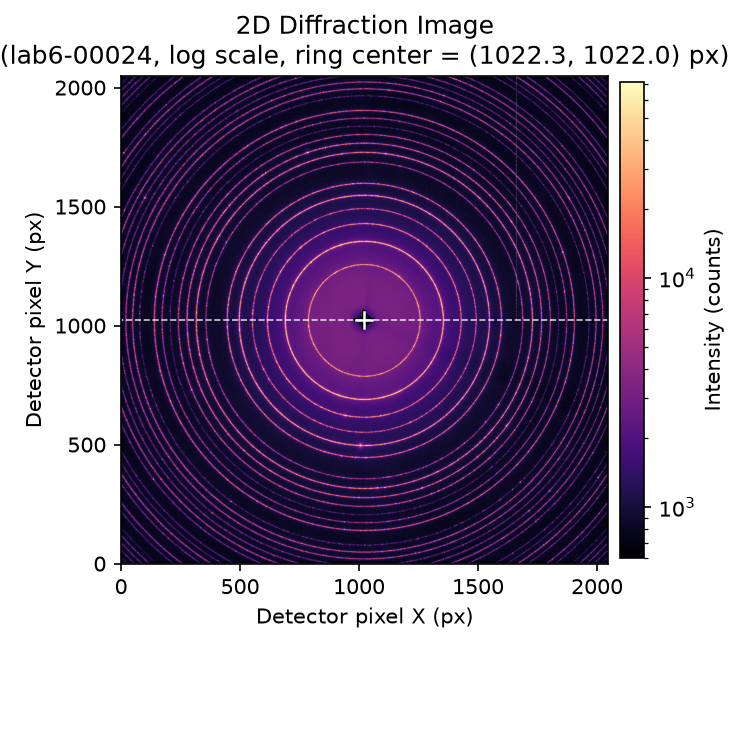
#> input picture showcase/lab6/diffraction_image.png, 750 x 750 px
$ python -i hot_pixels.py   (imports and definitions only)
#> lines starting #> are read from the running program, lines starting #| are printed output that depends on the picture; after the words box and inside, x2 and y2 are one past the last pixel; in counts of white or black regions, pixels touching at a corner belong together
"""固定坏点/坏点团的检测与掩膜（2026-10-23）。

LMFP 数据里发现**探测器固定的亮斑团**（同一像素在两帧里逐位相同，
峰值可达 ~1.2M counts），它在方位角平均后会在 1D 谱上制造假峰
（2.8–2.9° 那簇"算不出来"的强峰就是这么来的，见
`detector-hot-pixels-lmfp-2026-10-23`）。

做法：用局部中值找"孤立的小亮团"，只把这类像素替换成局部中值，
**不碰大面积的真实衍射环**（真实环在 15×15 窗口里面积很大）。

判据（针对当前 2048²、环计数 ~10³ 的面板；换探测器/增益时要调）：

- 局部中值窗口 15×15；
- 像素 > 8 × 局部中值；
- 连通域面积 ≤ 300 px（真实环是长弧，面积远大于此）；
- 连通域峰值 ≥ 20 000 counts（避免把弱峰/噪声当坏点）。

注意 LaB6 标样不能套默认阈值：它的"亮斑"是真实衍射斑点，会被
同一判据选中（实测 3885 个团/5.7 万 px，标样拟合会被毁掉）。
标样要么不掩，要么只共享"探测器固定坏点坐标表"。
"""
import numpy as np
from scipy import ndimage

DEFAULT_WINDOW = 15
DEFAULT_RATIO = 8.0
DEFAULT_MAX_AREA = 300
DEFAULT_MIN_PEAK = 20000.0
DEFAULT_DOWNSAMPLE = 2


def _local_median(img, window, downsample):
    """局部中值（downsample ≥2 时先在 2×2 均值图上算，再放大）。

    2048² 上直接 15×15 中值约 10 s；2×2 降采样后约 2.4 s，坏点团
    （≥6×6 px）依然能被识别。
    """
    d = int(downsample)
    if d < 2:
        return ndimage.median_filter(img, size=int(window))
    h, w = img.shape
    h2, w2 = h // d, w // d
    small = img[:h2 * d, :w2 * d].reshape(h2, d, w2, d).mean(axis=(1, 3))
    med_small = ndimage.median_filter(small, size=int(window))
    med = np.repeat(np.repeat(med_small, d, axis=0), d, axis=1)
    full = np.empty_like(img)
    full[:h2 * d, :w2 * d] = med
    full[h2 * d:, :] = med[-1:, :]
    full[:, w2 * d:] = med[:, -1:]
    return full


def mask_hot_pixels(image, *, window=DEFAULT_WINDOW, ratio=DEFAULT_RATIO,
                    max_area=DEFAULT_MAX_AREA, min_peak=DEFAULT_MIN_PEAK,
                    downsample=DEFAULT_DOWNSAMPLE):
    """检测孤立亮团并替换为局部中值。

    参数：
        image     2D 强度数组（同 `load_diffraction_image` 的返回）
        window    局部中值窗口（奇数，像素）
        ratio     判定"亮"的倍数（相对局部中值）
        max_area  连通域面积上限（px）；比它大的视为真实环/亮区，不动
        min_peak  连通域峰值下限（counts）
        downsample 局部中值的降采样倍数（2 = 先 2×2 均值再 15×15 中值；
                   1 = 全分辨率中值，慢约 4 倍）

    返回：
        (cleaned, mask, info)
        cleaned   坏点替换成局部中值后的图像（copy）
        mask      bool 数组，True = 被替换的像素
        info      dict：候选连通域数、掩掉的连通域数、掩掉像素数
    """
    img = np.asarray(image, dtype=float)
    if img.ndim != 2:
        raise ValueError("mask_hot_pixels 需要 2D 图像")
    med = _local_median(img, window, downsample)
    cand = img > float(ratio) * np.maximum(med, 1.0)
    labels, n = ndimage.label(cand, structure=np.ones((3, 3)))
    mask = np.zeros(img.shape, dtype=bool)
    kept = 0
    for i, sl in enumerate(ndimage.find_objects(labels), start=1):
        if sl is None:
            continue
        sel = labels[sl] == i
        area = int(sel.sum())
        if area > int(max_area):
            continue
        if float(img[sl][sel].max()) < float(min_peak):
            continue
        mask[sl] |= sel
        kept += 1
    cleaned = img.copy()
    cleaned[mask] = med[mask]
    info = {"candidates": int(n), "masked_components": kept,
            "masked_pixels": int(mask.sum())}
    return cleaned, mask, info

>>> import cv2
>>> picture = cv2.imread('../../../showcase/lab6/diffraction_image.png', cv2.IMREAD_GRAYSCALE)
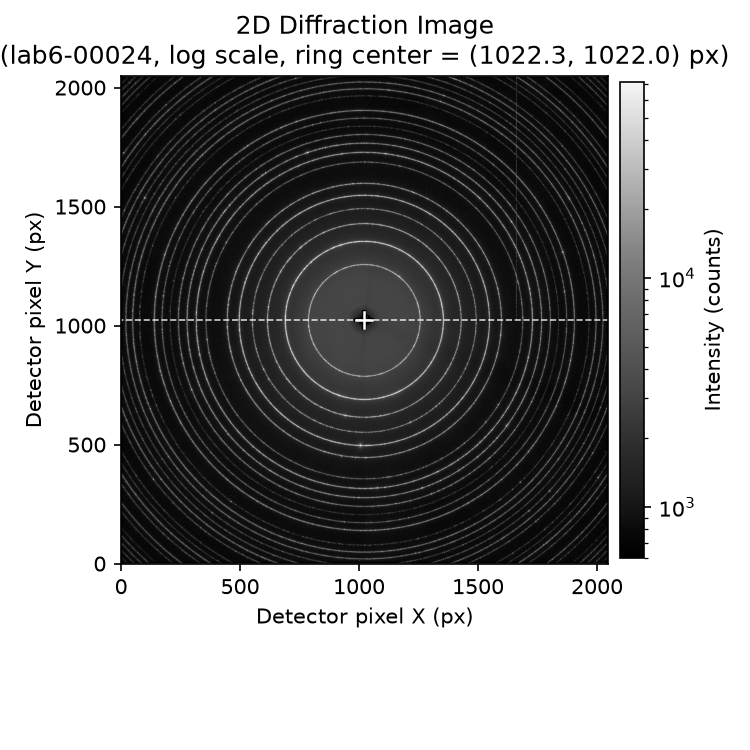
#> picture: shape (750, 750); min 0, max 255, mean 151.6
>>> result = mask_hot_pixels(picture)
#> in _local_median, `small = img[:h2 * d, :w2 * d].reshape(h2, d, w2, d).mean(axis=(1, 3))`:
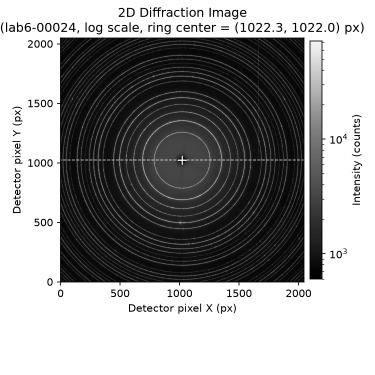
#> small: shape (375, 375) float64; min 0, max 255, mean 151.6
#> in _local_median, `med_small = ndimage.median_filter(small, size=int(window))`:
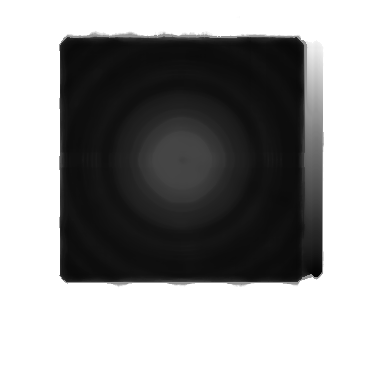
#> med_small: shape (375, 375) float64; min 4.5, max 255, mean 151.9
#> in mask_hot_pixels, `cand = img > float(ratio) * np.maximum(med, 1.0)`:
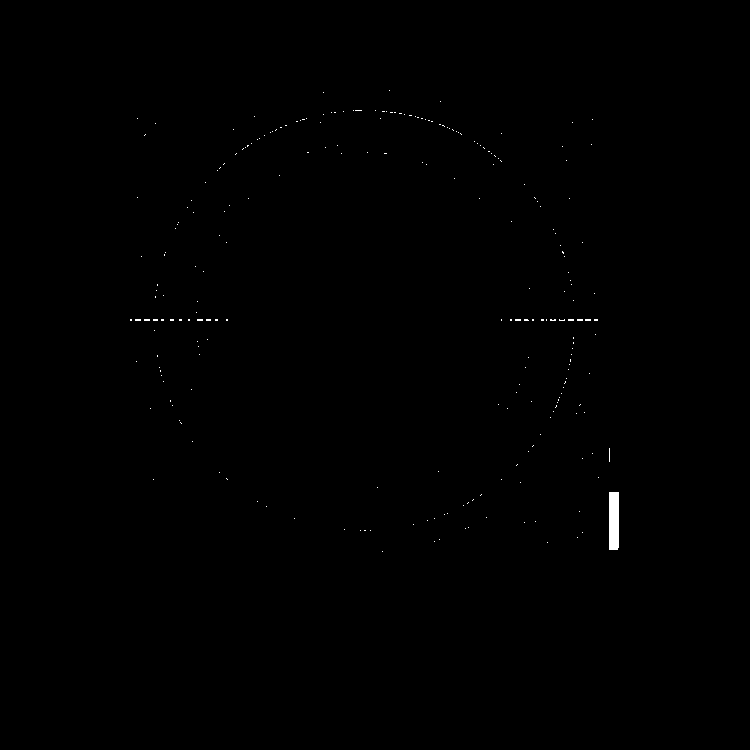
#> cand: shape (750, 750) bool; 0.19% white; 244 white regions (243 under 20 px), largest, box (x1, y1, x2, y2) and area: (609, 492, 619, 550) 578
#> in mask_hot_pixels, `labels, n = ndimage.label(cand, structure=np.ones((3, 3)))`: labels: shape (750, 750) int32; 245 distinct labels, from 0 to 244
#> in mask_hot_pixels, `labels, n = ndimage.label(cand, structure=np.ones((3, 3)))`: n = 244
#> the loop in mask_hot_pixels, `for i, sl in enumerate(ndimage.find_objects(labels), start=1):` made 244 passes
#> (sel, area) on passes 1 to 3: ([True], 1), ([True], 1), ([True], 1)
#> after the loop in mask_hot_pixels, `for i, sl in enumerate(ndimage.find_objects(labels), start=1):`: mask: shape (750, 750) bool; every value is 0
#> after the loop in mask_hot_pixels, `for i, sl in enumerate(ndimage.find_objects(labels), start=1):`: kept = 0
#> in mask_hot_pixels, `info = {"candidates": int(n), "masked_components": kept, "masked_pixel..`: info = {'candidates': 244, 'masked_components': 0, 'masked_pixels': 0}
